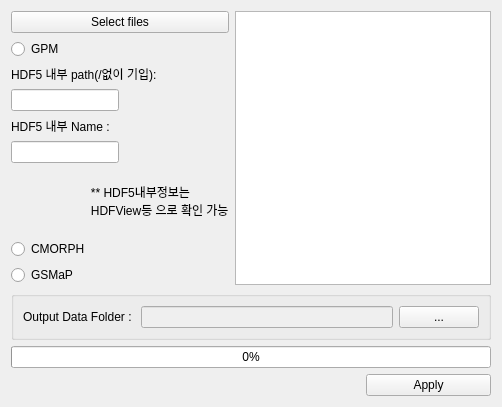
            <widget class="QWidget" name="page_3">
              <layout class="QGridLayout" name="gridLayout_10">
                <item row="2" column="0">
                  <widget class="QLabel" name="label_8">
                    <property name="enabled">
                      <bool>true</bool>
                    </property>
                    <property name="text">
                      <string>HDF5 내부 path(/없이 기입):</string>
                    </property>
                  </widget>
                </item>
                <item row="0" column="0">
                  <widget class="QPushButton" name="btn_input_hdf5">
                    <property name="sizePolicy">
                      <sizepolicy hsizetype="Preferred" vsizetype="Fixed">
                        <horstretch>0</horstretch>
                        <verstretch>0</verstretch>
                      </sizepolicy>
                    </property>
                    <property name="text">
                      <string>Select files</string>
                    </property>
                  </widget>
                </item>
                <item row="3" column="0">
                  <widget class="QLineEdit" name="txt_hdf5_inPath">
                    <property name="enabled">
                      <bool>true</bool>
                    </property>
                    <property name="sizePolicy">
                      <sizepolicy hsizetype="Fixed" vsizetype="Fixed">
                        <horstretch>0</horstretch>
                        <verstretch>0</verstretch>
                      </sizepolicy>
                    </property>
                  </widget>
                </item>
                <item row="12" column="2">
                  <widget class="QPushButton" name="btn_Apply_Convert">
                    <property name="sizePolicy">
                      <sizepolicy hsizetype="Preferred" vsizetype="Fixed">
                        <horstretch>0</horstretch>
                        <verstretch>0</verstretch>
                      </sizepolicy>
                    </property>
                    <property name="text">
                      <string>Apply</string>
                    </property>
                  </widget>
                </item>
                <item row="0" column="1" rowspan="9" colspan="2">
                  <widget class="QTableWidget" name="tb_hdf5">
                    <property name="editTriggers">
                      <set>QAbstractItemView::AnyKeyPressed|QAbstractItemView::DoubleClicked|QAbstractItemView::EditKeyPressed</set>
                    </property>
                    <property name="selectionMode">
                      <enum>QAbstractItemView::NoSelection</enum>
                    </property>
                    <attribute name="horizontalHeaderCascadingSectionResizes">
                      <bool>false</bool>
                    </attribute>
                    <attribute name="horizontalHeaderStretchLastSection">
                      <bool>true</bool>
                    </attribute>
                  </widget>
                </item>
                <item row="10" column="0" colspan="3">
                  <widget class="QProgressBar" name="hdf5_progressBar">
                    <property name="value">
                      <number>0</number>
                    </property>
                  </widget>
                </item>
                <item row="7" column="0">
                  <widget class="QRadioButton" name="rdo_CMORPH_convert">
                    <property name="text">
                      <string>CMORPH</string>
                    </property>
                  </widget>
                </item>
                <item row="8" column="0">
                  <widget class="QRadioButton" name="rdo_gsmap_convert">
                    <property name="text">
                      <string>GSMaP</string>
                    </property>
                  </widget>
                </item>
                <item row="1" column="0">
                  <widget class="QRadioButton" name="rdo_GPM_convert">
                    <property name="enabled">
                      <bool>true</bool>
                    </property>
                    <property name="toolTip">
                      <string/>
                    </property>
                    <property name="text">
                      <string>GPM</string>
                    </property>
                  </widget>
                </item>
                <item row="5" column="0">
                  <widget class="QLineEdit" name="txt_hdf_inName">
                    <property name="enabled">
                      <bool>true</bool>
                    </property>
                    <property name="sizePolicy">
                      <sizepolicy hsizetype="Fixed" vsizetype="Fixed">
                        <horstretch>0</horstretch>
                        <verstretch>0</verstretch>
                      </sizepolicy>
                    </property>
                  </widget>
                </item>
                <item row="6" column="0">
                  <widget class="QLabel" name="label_16">
                    <property name="enabled">
                      <bool>true</bool>
                    </property>
                    <property name="text">
                      <string>
                        ** HDF5내부정보는
                        HDFView등 으로 확인 가능
                      </string>
                    </property>
                  </widget>
                </item>
                <item row="4" column="0">
                  <widget class="QLabel" name="label_11">
                    <property name="enabled">
                      <bool>true</bool>
                    </property>
                    <property name="text">
                      <string>HDF5 내부 Name :</string>
                    </property>
                  </widget>
                </item>
                <item row="9" column="0" colspan="3">
                  <widget class="QGroupBox" name="groupBox_9">
                    <property name="title">
                      <string/>
                    </property>
                    <layout class="QGridLayout" name="gridLayout_9">
                      <item row="0" column="0">
                        <widget class="QLabel" name="label_15">
                          <property name="text">
                            <string>Output Data Folder : </string>
                          </property>
                        </widget>
                      </item>
                      <item row="0" column="1">
                        <widget class="QLineEdit" name="txt_Output_Convert">
                          <property name="enabled">
                            <bool>false</bool>
                          </property>
                        </widget>
                      </item>
                      <item row="0" column="2">
                        <widget class="QPushButton" name="btn_Output_Folder_Convert">
                          <property name="text">
                            <string>...</string>
                          </property>
                        </widget>
                      </item>
                    </layout>
                  </widget>
                </item>
              </layout>
            </widget>
